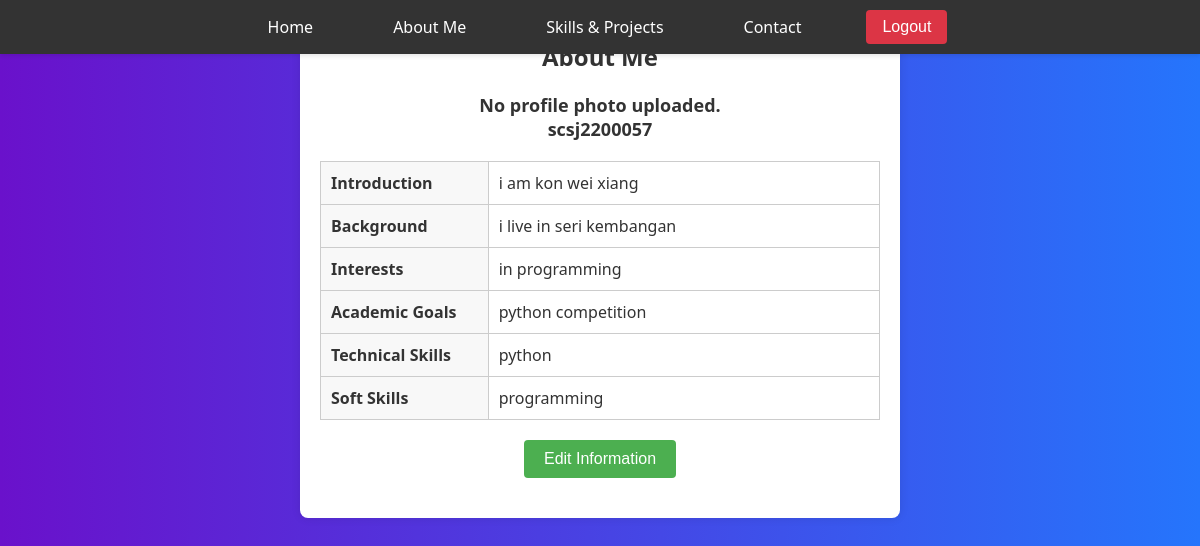
Page /Aboutme.php (signed in) on the committed database.
### tables this page shows
CREATE TABLE `skills` (
  `id` int(11) NOT NULL,
  `student_id` varchar(12) NOT NULL,
  `profile_photo` varchar(255) DEFAULT NULL,
  `introduction` text DEFAULT NULL,
  `background` text DEFAULT NULL,
  `interests` text DEFAULT NULL,
  `academic_goals` text DEFAULT NULL,
  `technical_skills` text DEFAULT NULL,
  `soft_skills` text DEFAULT NULL,
  `created_at` timestamp NOT NULL DEFAULT current_timestamp()
);

CREATE TABLE `users` (
  `id` int(11) NOT NULL,
  `username` varchar(50) NOT NULL,
  `password` varchar(255) NOT NULL,
  `student_id` varchar(12) NOT NULL,
  `email` varchar(100) NOT NULL,
  `created_at` timestamp NOT NULL DEFAULT current_timestamp()
);

### Aboutme.php (the view, shortened to what this page needs)
<?php
$servername = "localhost";
$username = "root";
$password = "";
$dbname = "assignment";
try {
    $pdo = new PDO("mysql:host=$servername;dbname=$dbname", $username, $password);
    $pdo->setAttribute(PDO::ATTR_ERRMODE, PDO::ERRMODE_EXCEPTION);
} catch (PDOException $e) {
    $_SESSION['login_error'] = "Database connection failed: " . $e->getMessage();
    $_SESSION['active_form'] = 'login';
    header("Location: login.php");
    exit;
}
$user_id = $_SESSION['user_id'];
$stmt = $pdo->prepare("
    SELECT u.username, s.profile_photo, s.introduction, s.background, s.interests,
           s.academic_goals, s.technical_skills, s.soft_skills
    FROM users u
    LEFT JOIN skills s ON u.student_id = s.student_id
    WHERE u.id = ?
");
$stmt->execute([$user_id]);
$user = $stmt->fetch(PDO::FETCH_ASSOC);
function sanitize($data) {
    return htmlspecialchars(trim($data));
}
?>
<!DOCTYPE html>
<html lang="en">
<head>
    <link rel="stylesheet" href="style.css">
</head>
<body>
    <nav>
        <div class="Navigation-bar">
            <ul>
                <li><a href="home.php">Home</a></li>
                <li><a href="Aboutme.php">About Me</a></li>
                <li><a href="Skills.php">Skills & Projects</a></li>
                <li><a href="contact.php">Contact</a></li>
                <li>
                    <form action="logout.php" method="post" class="logout-form">
                        <button type="submit" class="logout-button">Logout</button>
                    </form>
                </li>
            </ul>
        </div>
    </nav>
    <section id="about">
        <h2>About Me</h2>
        <div class="student-photo">
            <?php if ($user['profile_photo'] && file_exists($user['profile_photo'])): ?>
                <img src="<?php echo sanitize($user['profile_photo']); ?>" alt="Profile Photo">
            <?php else: ?>
                <p>No profile photo uploaded.</p>
            <?php endif; ?>
            <p><?php echo sanitize($user['username']); ?></p>
        </div>
        <table class="status-table">
            <tr>
                <th>Introduction</th>
                <td><?php echo sanitize($user['introduction'] ?: 'Not provided'); ?></td>
            </tr>
            <tr>
                <th>Background</th>
                <td><?php echo sanitize($user['background'] ?: 'Not provided'); ?></td>
            </tr>
            <tr>
                <th>Interests</th>
                <td><?php echo sanitize($user['interests'] ?: 'Not provided'); ?></td>
            </tr>
            <tr>
                <th>Academic Goals</th>
                <td><?php echo sanitize($user['academic_goals'] ?: 'Not provided'); ?></td>
            </tr>
            <tr>
                <th>Technical Skills</th>
                <td><?php echo sanitize($user['technical_skills'] ?: 'Not provided'); ?></td>
            </tr>
            <tr>
                <th>Soft Skills</th>
                <td><?php echo sanitize($user['soft_skills'] ?: 'Not provided'); ?></td>
            </tr>
        </table>
        <button class="edit-button" onclick="toggleEditForm()">Edit Information</button>
    </section>
</body>
</html>

### style.css (style rules this page uses)
* { margin: 0; padding: 0; box-sizing: border-box; }
body { font-family: 'Segoe UI', Tahoma, Geneva, Verdana, sans-serif; background: linear-gradient(to right, #6a11cb, #2575fC); color: #333; scroll-behavior: smooth; }
p { font-size: 14.5px; text-align: center; margin-bottom: 10px; }
nav { background-color: #333; padding: 10px 0; position: fixed; top: 0; left: 0; width: 100%; box-shadow: 0 2px 4px rgba(0, 0, 0, 0.1); z-index: 999; }
.Navigation-bar ul { list-style: none; display: flex; justify-content: center; align-items: center; gap: 20px; padding: 0; }
.Navigation-bar li { margin: 0 15px; }
.Navigation-bar a { color: white; text-decoration: none; font-size: 16px; padding: 10px 15px; transition: background-color 0.3s; }
.logout-form { margin: 0; }
.logout-button { background-color: #dc3545; color: white; border: none; padding: 8px 16px; border-radius: 4px; cursor: pointer; font-size: 16px; }
section { max-width: 900px; margin: 60px auto; background: white; padding: 40px; border-radius: 10px; box-shadow: 0 5px 15px rgba(0, 0, 0, 0.1); }
h2 { color: #333; margin-bottom: 20px; }
table, .status-table { width: 100%; border-collapse: collapse; margin-top: 20px; }
table, th, td { border: 1px solid #ccc; }
th, td { padding: 10px; text-align: left; }
.status-table th { background-color: #f8f8f8; width: 30%; }
.status-table td { background-color: #fff; }

### Aboutme.php (style rules this page uses)
#home, #about { max-width: 600px; margin: 20px auto; padding: 20px; background: #fff; box-shadow: 0 0 10px rgba(0, 0, 0, 0.1); border-radius: 8px; }
#home h2, #about h2 { text-align: center; margin-bottom: 20px; }
.student-photo { text-align: center; margin-bottom: 20px; }
.student-photo p { font-size: 18px; font-weight: bold; margin: 0; }
.status-table { width: 100%; border-collapse: collapse; margin-top: 20px; }
.status-table th, .status-table td { border: 1px solid #ccc; padding: 10px; text-align: left; }
.status-table th { background-color: #f8f8f8; width: 30%; }
.status-table td { background-color: #fff; }
.edit-button { display: block; margin: 20px auto; padding: 10px 20px; background-color: #4CAF50; color: white; border: none; border-radius: 4px; cursor: pointer; font-size: 16px; }

### rows in the picture
skills: users.username "scsj2200057", introduction "i am kon wei xiang", background "i live in seri kembangan", interests "in programming", academic_goals "python competition", technical_skills "python", soft_skills "programming"
